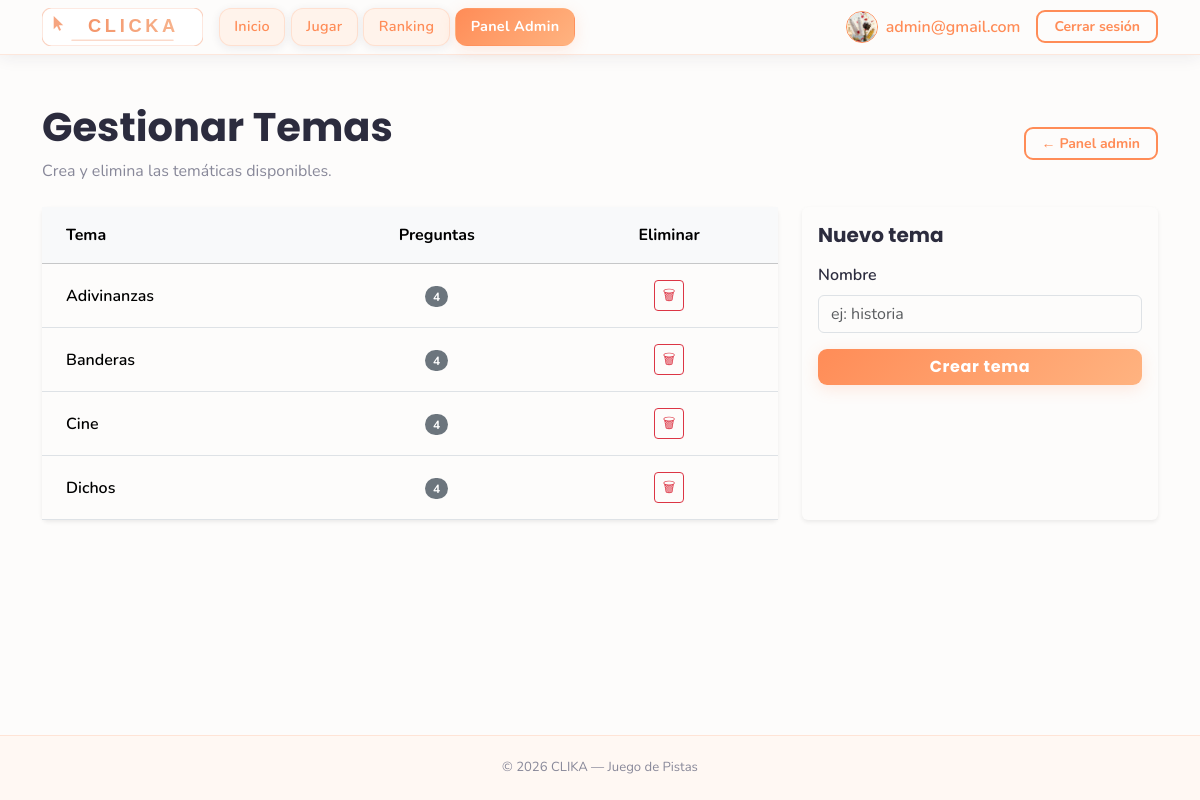
The app's page /pages/themes.php (signed in), older data.
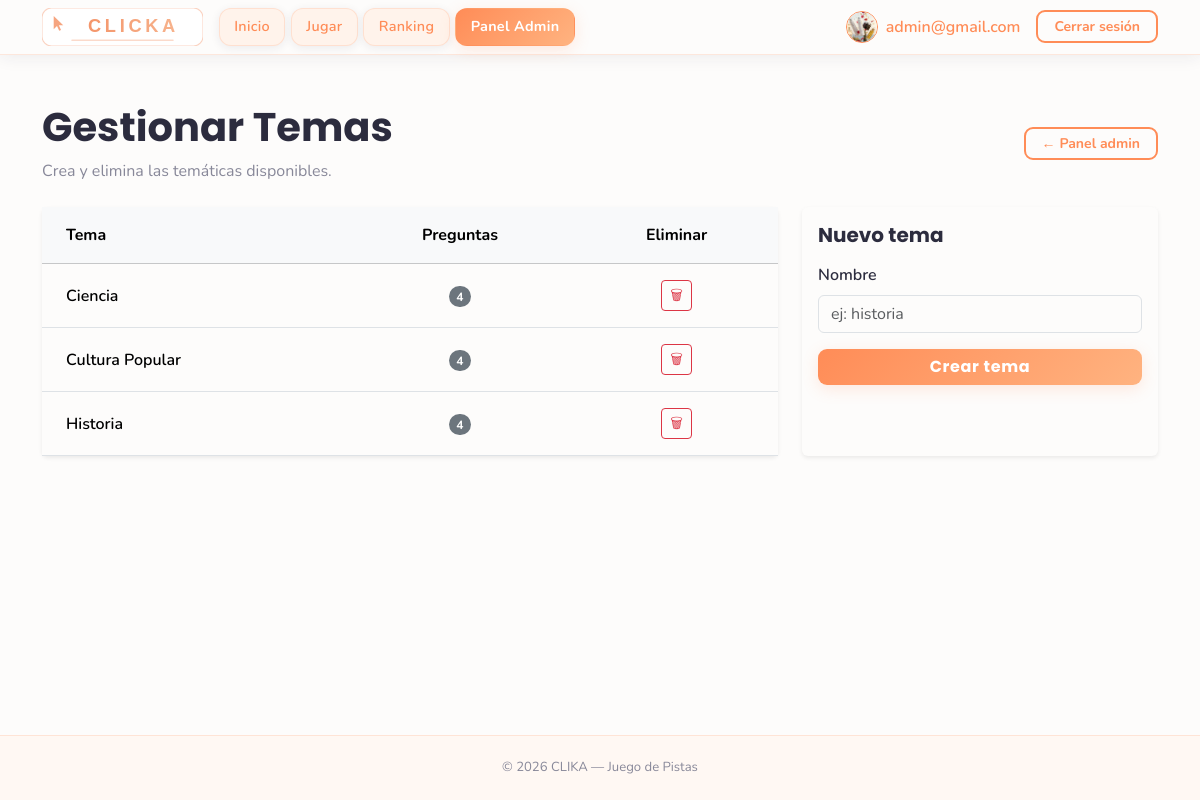
The same page, newer data.
### tables this page shows
CREATE TABLE temas (
    id INTEGER PRIMARY KEY AUTOINCREMENT,
    nombre TEXT NOT NULL UNIQUE,
    created_at TEXT NOT NULL DEFAULT CURRENT_TIMESTAMP
);

### pages/themes.php (the view, shortened to what this page needs)
<?php
require_once '../includes/db.php';
$temas = [];
$res = $db->query(
    'SELECT t.id, t.nombre,
            COUNT(p.id) AS num_preguntas
     FROM temas t
     LEFT JOIN preguntas p ON p.tema_id = t.id
     GROUP BY t.id
     ORDER BY t.nombre'
);
while ($row = $res->fetchArray(SQLITE3_ASSOC)) {
    $temas[] = $row;
}
?>
<!DOCTYPE html>
<html lang="es">
<head>
  <?php include '../includes/head.php'; ?>
</head>
<body>
  <?php include '../includes/menu.php'; ?>
  <main class="container mt-5">
    <div class="d-flex justify-content-between align-items-center mb-4">
      <div>
        <h1 class="fw-bold">Gestionar Temas</h1>
        <p class="text-muted mb-0">Crea y elimina las temáticas disponibles.</p>
      </div>
      <a href="admin_config.php" class="btn btn-outline-accent btn-sm px-3">← Panel admin</a>
    </div>
    <div class="row g-4">
      <div class="col-lg-8">
        <div class="card border-0 shadow-sm">
          <div class="card-body p-0">
            <table class="table align-middle mb-0">
              <thead class="table-light">
                <tr>
                  <th class="px-4 py-3">Tema</th>
                  <th class="px-4 py-3 text-center">Preguntas</th>
                  <th class="px-4 py-3 text-center">Eliminar</th>
                </tr>
              </thead>
              <tbody>
                <?php if (empty($temas)): ?>
                  <tr><td colspan="3" class="text-center text-muted py-4">No hay temas todavía.</td></tr>
                <?php else: ?>
                  <?php foreach ($temas as $t): ?>
                  <tr>
                    <td class="px-4 py-3 fw-semibold text-capitalize">
                      <?php echo htmlspecialchars($t['nombre']); ?>
                    </td>
                    <td class="px-4 py-3 text-center">
                      <span class="badge bg-secondary rounded-pill">
                        <?php echo (int) $t['num_preguntas']; ?>
                      </span>
                    </td>
                    <td class="px-4 py-3 text-center">
                      <form method="POST" onsubmit="return confirm('¿Eliminar tema y sus preguntas?');">
                        <button type="submit" class="btn btn-sm btn-outline-danger">&#128465;</button>
                      </form>
                    </td>
                  </tr>
                  <?php endforeach; ?>
                <?php endif; ?>
              </tbody>
            </table>
          </div>
        </div>
      </div>
      <div class="col-lg-4">
        <div class="card border-0 shadow-sm h-100">
          <div class="card-body">
            <h5 class="fw-bold mb-3">Nuevo tema</h5>
            <form method="POST">
              <div class="mb-3">
                <label class="form-label fw-semibold" for="nombre">Nombre</label>
                <input
                  type="text"
                  id="nombre"
                  name="nombre"
                  class="form-control"
                  placeholder="ej: historia"
                  maxlength="80"
                  required
                >
              </div>
              <button type="submit" class="btn btn-primary w-100">Crear tema</button>
            </form>
          </div>
        </div>
      </div>
    </div>
  </main>
  <?php include '../includes/foot.php'; ?>
</body>
</html>

Row changes from the older to the newer data that the page shows:
removed temas: nombre "Banderas", num_preguntas "4"
changed temas: nombre "Cine" → "Ciencia"
changed temas: nombre "Dichos" → "Cultura Popular"
changed temas: nombre "Adivinanzas" → "Historia"; moves down the list
